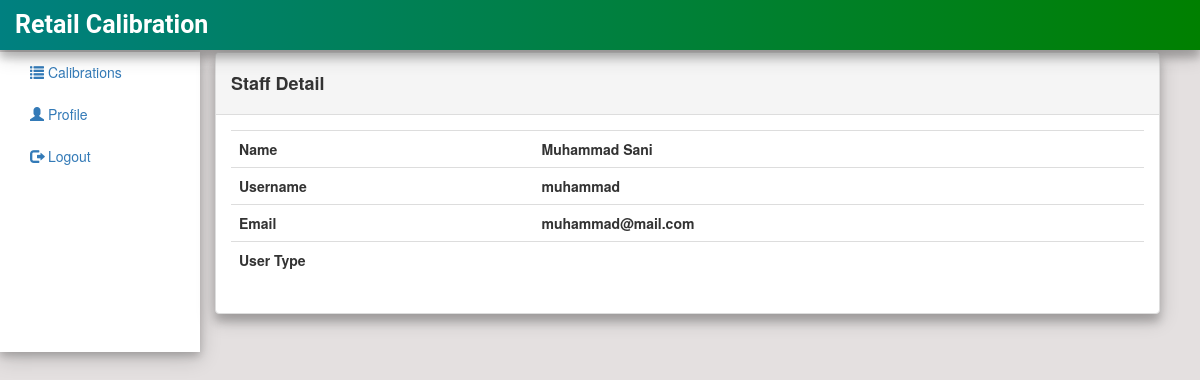
Screenshot of /staffs/2/details/ (signed in) with the database file from the repository.
### calibrate/models.py (models this page shows, shortened)
class User(AbstractUser):
    is_regularAdmin = models.BooleanField(default=False)
    is_adminStaff = models.BooleanField(default=False)
    is_superAdmin = models.BooleanField(default = False)

### calibrate/views.py (the view)
# urls.py: path('staffs/<int:id>/details/', views.staff_details, name='staff_details'),
@login_required
def staff_details(request, id=None):
    context = {}
    context['user'] = get_object_or_404(User, id=id)
    return render(request, 'staffs/details.html', context)

### calibrate/templates/staffs/details.html
{% extends "calibrate/base.html" %} {% block content %}
<div class="col-sm-10">
    <div class="panel panel-default">
        <div class="panel-heading">
            <h4><strong>Staff Detail</strong></h4>
        </div>
        <div class="panel-body">
            <table class="table">
                <tr>
                    <td><strong>Name</strong></td>
                    <td><strong>{{user.first_name}} {{user.last_name}}</strong></td>
                </tr>
                <tr>
                    <td><strong>Username</strong></td>
                    <td><strong>{{user.username}}</strong></td>
                </tr>
                <tr>
                    <td><strong>Email</strong></td>
                    <td><strong>{{user.email}}</strong></td>
                </tr>
                <tr>
                    <td><strong>User Type</strong></td>
                    <td></td>
                </tr>
            </table>
        </div>
    </div>
</div>
{% endblock%}

### calibrate/static/css/mystyle.css (style rules this page uses)
.panel { box-shadow: 0 8px 8px 0 rgba(0, 0, 0, 0.19), 0 6px 20px 0 rgba(0, 0, 0, 0.19); margin-top: 52px; }

### rows the page displays
User: first_name "Muhammad", last_name "Sani", username "muhammad", email "muhammad@mail.com"
